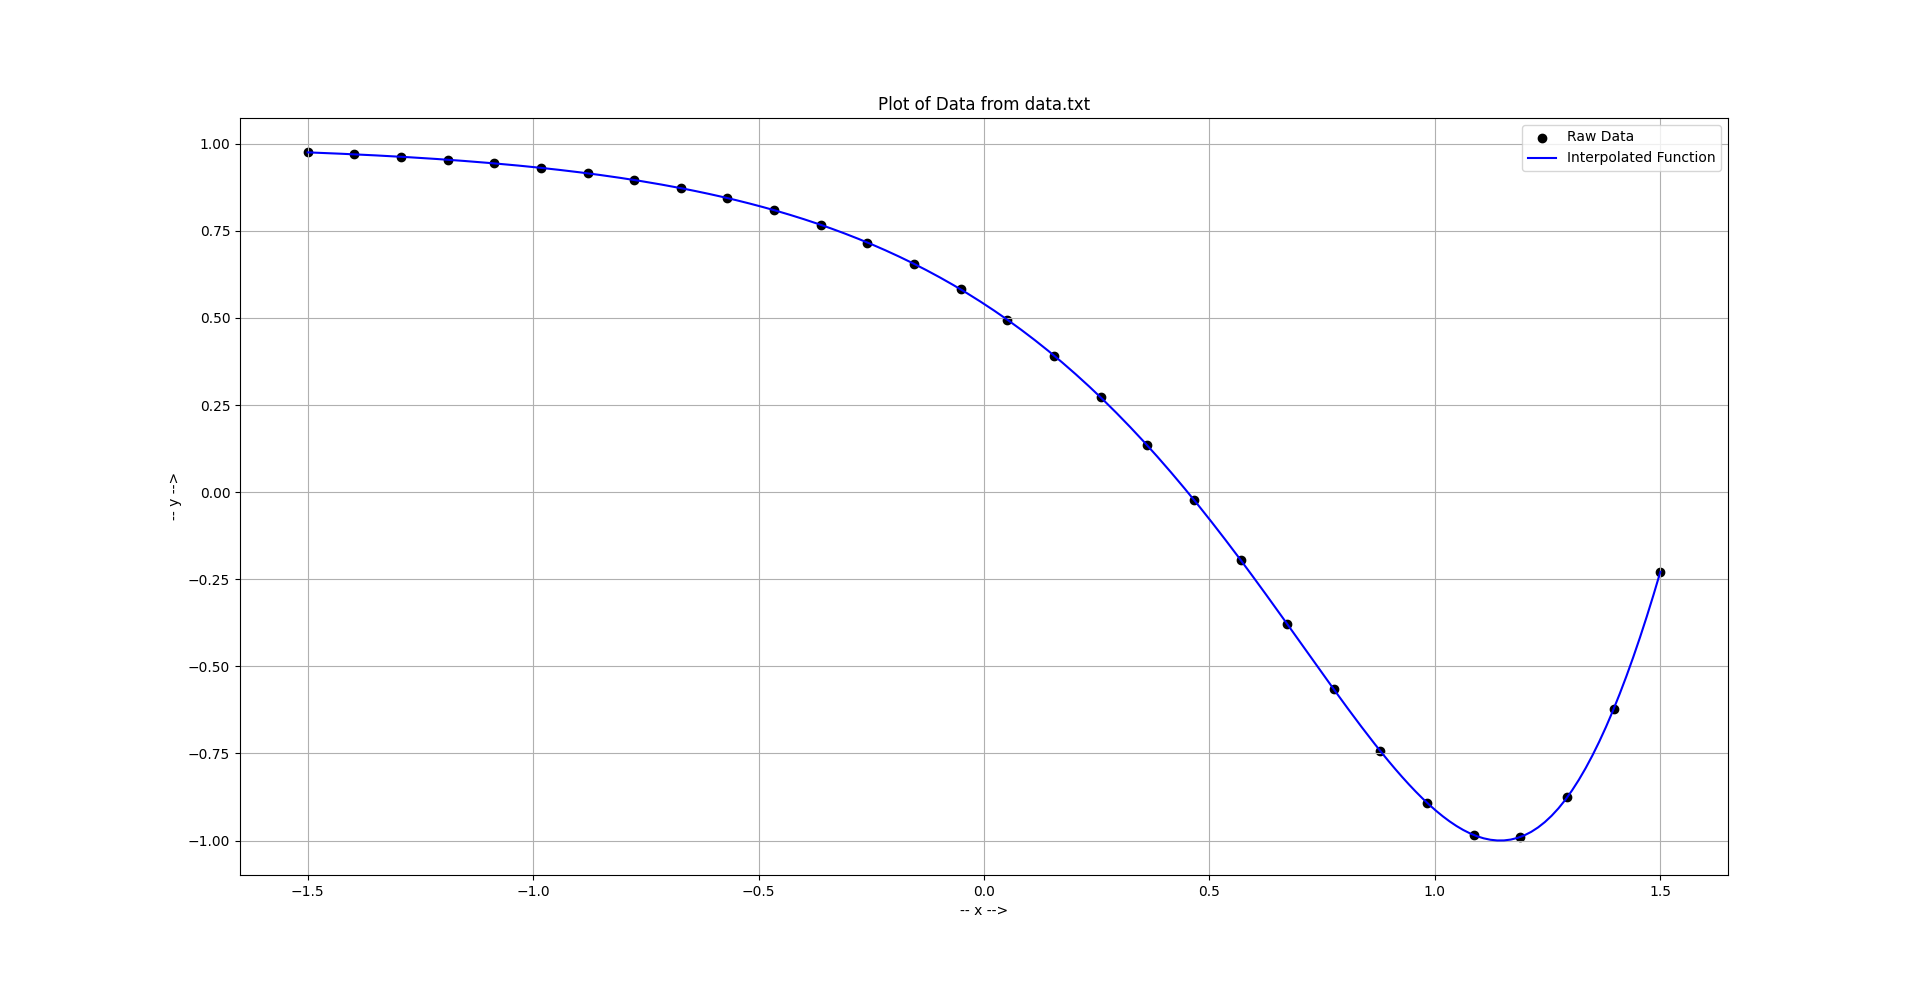

Here is the Python script that generated this plot:
# Problem 3

import numpy as np
import matplotlib.pyplot as plt
from scipy import interpolate
from scipy import optimize

def main() :
    # part a. :  reads the data from data.txt and generates the required scatter plot
    data=np.loadtxt('data.txt')
    x=data[:,0]
    y=data[:,1]
    plt.scatter(x,y,label='Raw Data',color='black')
    
    # part b. : interpolates the data from data.txt and plot it as required
    interp=interpolate.CubicSpline(x,y)
    x_cont=np.linspace(min(x),max(x),200)
    plt.plot(x_cont,interp(x_cont),label='Interpolated Function',color='blue')
    
    plt.xlabel('-- x -->')
    plt.ylabel('-- y -->')
    plt.title('Plot of Data from data.txt')
    plt.grid()
    plt.legend(loc='upper right')
    plt.show()
    
    # part c. : finds the root of the interpolated function using bisection method and outputs it
    root=optimize.bisect(interp,-1,1)
    print('\nThe root found using bisection method is x =',root)

if __name__=="__main__" :
    main()
